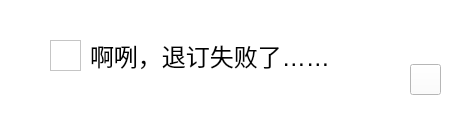
<?xml version="1.0" encoding="UTF-8"?>
<ui version="4.0">
 <class>Refund_F</class>
 <widget class="QWidget" name="Refund_F">
  <property name="geometry">
   <rect>
    <x>0</x>
    <y>0</y>
    <width>472</width>
    <height>114</height>
   </rect>
  </property>
  <property name="minimumSize">
   <size>
    <width>472</width>
    <height>114</height>
   </size>
  </property>
  <property name="maximumSize">
   <size>
    <width>472</width>
    <height>114</height>
   </size>
  </property>
  <property name="windowTitle">
   <string>退票失败</string>
  </property>
  <property name="styleSheet">
   <string notr="true">background-color: rgb(255, 255, 255);</string>
  </property>
  <widget class="QLabel" name="label">
   <property name="geometry">
    <rect>
     <x>90</x>
     <y>30</y>
     <width>311</width>
     <height>51</height>
    </rect>
   </property>
   <property name="minimumSize">
    <size>
     <width>311</width>
     <height>51</height>
    </size>
   </property>
   <property name="maximumSize">
    <size>
     <width>311</width>
     <height>51</height>
    </size>
   </property>
   <property name="styleSheet">
    <string notr="true">font: 20pt &quot;微软雅黑&quot;;</string>
   </property>
   <property name="text">
    <string>&lt;html&gt;&lt;head/&gt;&lt;body&gt;&lt;p&gt;&lt;span style=&quot; font-size:18pt;&quot;&gt;啊咧，退订失败了……&lt;/span&gt;&lt;/p&gt;&lt;/body&gt;&lt;/html&gt;</string>
   </property>
  </widget>
  <widget class="QGraphicsView" name="graphicsView">
   <property name="geometry">
    <rect>
     <x>50</x>
     <y>40</y>
     <width>31</width>
     <height>31</height>
    </rect>
   </property>
   <property name="minimumSize">
    <size>
     <width>31</width>
     <height>31</height>
    </size>
   </property>
   <property name="maximumSize">
    <size>
     <width>31</width>
     <height>31</height>
    </size>
   </property>
   <property name="styleSheet">
    <string notr="true">border-image: url(:/pic/scared_431px_1161519_easyicon.net.png);</string>
   </property>
  </widget>
  <widget class="QPushButton" name="BackLogButton">
   <property name="geometry">
    <rect>
     <x>410</x>
     <y>64</y>
     <width>31</width>
     <height>31</height>
    </rect>
   </property>
   <property name="minimumSize">
    <size>
     <width>31</width>
     <height>31</height>
    </size>
   </property>
   <property name="maximumSize">
    <size>
     <width>31</width>
     <height>31</height>
    </size>
   </property>
   <property name="styleSheet">
    <string notr="true">border-image: url(:/pic/Cancel_110px_1190738_easyicon.net_副本.png);</string>
   </property>
   <property name="text">
    <string/>
   </property>
   <property name="shortcut">
    <string>Return</string>
   </property>
  </widget>
 </widget>
 <resources/>
 <connections/>
</ui>
